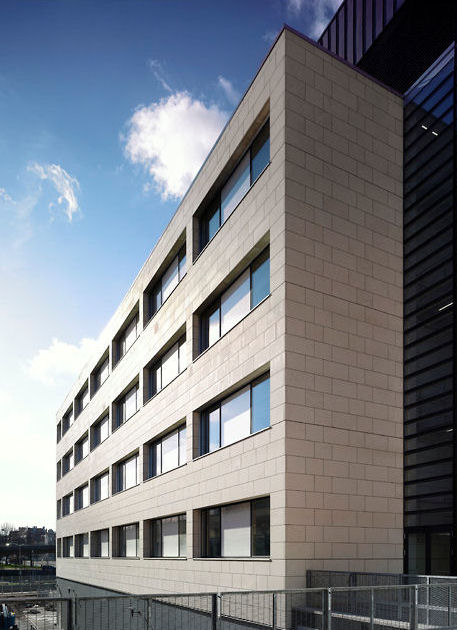
#> input picture SURF-blending/imgs/img1.jpg, 457 x 630 px
$ python main.py ../imgs/img1.jpg ../imgs/img2.jpg
#> lines starting #> are read from the running program, lines starting #| are printed output that depends on the picture
from scipy.ndimage.filters import gaussian_filter1d, gaussian_filter, maximum_filter
from scipy.ndimage.interpolation import map_coordinates
from scipy.spatial.distance import cdist
import sys, math, matplotlib.pyplot as plt, numpy as np
import time
import multiprocessing as mp
sys.path.append('/usr/local/lib/python2.7/site-packages')
import cv2

# Converts color image to gray
def rgb2gray(im):
    return 0.299 * im[...,2] + 0.587 * im[..., 1] + 0.114 * im[..., 0]

# ANMS algorithm; Suppressor of points, evenly distributes what points to pick
def anms(coords, top=400):
    l, x, y = [], 0, 0
    while x < len(coords):
        minpoint = 99999999
        xi, yi = coords[x][0], coords[x][1]
        while y < len(coords):
            xj, yj = coords[y][0], coords[y][1]
            if (xi != xj and yi != yj) and coords[x][2] < 0.9 * coords[y][2]:
                dist = distance(xi, yi, xj, yj)
                if dist < minpoint:
                    minpoint = dist
            y += 1
        l.append([xi, yi, minpoint])
        x += 1
        y = 0
    l.sort(key=lambda x: x[2])
    l = l[0:top]
    print(l)
    return l

def distance(x1, y1, x2, y2):
    return math.sqrt((x2 - x1) ** 2 + (y2 - y1) ** 2)

# Gets descriptors of an image
def extract(img, harris, radius=8):
    # Change number here to change the scale. 4 is the optimal amount
    y, x = 4 * np.mgrid[-radius:radius+1, -radius:radius+1]
    desc = np.zeros((2 * radius + 1, 2 * radius + 1, harris.shape[0]), dtype=float)
    for i in range(harris.shape[0]):
        patch = map_coordinates(img,[harris[i,1] + y, harris[i,0] + x], prefilter=False)
        desc[..., i] = (patch - patch.mean()) / patch.std()
    return desc

# Gets matches of two descriptors
def matching(d1, d2):
    h, w, n = d1.shape[0:3]
    ds = cdist((d1.reshape((w**2, n))).T, (d2.reshape((w**2, n))).T)
    bt = np.argsort(ds, 1)[:, 0]
    ratio = ds[np.r_[0:n], bt] / ds[np.r_[0:n], np.argsort(ds, 1)[:, 1]].mean()
    return np.hstack([np.argwhere(ratio < 0.5), bt[np.argwhere(ratio < 0.5)]]).astype(int)

# RANSAC algorithm to get best matching pair
def ransac(data, tolerance=0.5, max1=100, confidence=0.95):
    count, bm, bc, bi = 0, None, 0, None
    while count < max1:
        tempd, temps = np.matrix(np.copy(data)), np.copy(data)
        np.random.shuffle(temps) # Gets a random set of points based on RANSAC
        temps = np.matrix(temps)[0:4]
        homography = getHomography(temps[:,0:2], temps[:,2:])
        error = np.sqrt((np.array(np.array(homogeneous((homography * homogeneous(tempd[:,0:2].transpose())))[0:2,:]) - tempd[:,2:].transpose()) ** 2).sum(0))
        if (error < tolerance).sum() > bc:
            bm, bc, bi = homography, (error < tolerance).sum(), np.argwhere(error < tolerance)
            p = float(bc) / data.shape[0]
            max1 = math.log(1-confidence)/math.log(1-(p**4))
        count += 1
    return bm, bi

# Converts 3 x N set of points to homogenous coordinates
def homogeneous(fir):
    if fir.shape[0] == 3:
        out = np.zeros_like(fir)
        for i in range(3):
            out[i, :] = fir[i, :] / fir[2, :]
    elif fir.shape[0] == 2: out = np.vstack((fir, np.ones((1, fir.shape[1]), dtype=fir.dtype)))
    return out

# Harris edge detection
def harris(im, count=512, edge=16):
    xdir = gaussian_filter1d(gaussian_filter1d(im.astype(np.float32), 1.0, 0, 0), 1.0, 1, 1)
    ydir = gaussian_filter1d(gaussian_filter1d(im.astype(np.float32), 1.0, 1, 0), 1.0, 0, 1)
    h = (gaussian_filter(xdir ** 2, 1.5, 0) * gaussian_filter(ydir ** 2, 1.5, 0) - gaussian_filter(xdir * ydir, 1.5, 0)**2) / (gaussian_filter(xdir**2, 1.5, 0) + gaussian_filter(ydir**2, 1.5, 0) + 1e-8)
    h[:edge, :], h[-edge:, :], h[:, :edge], h[:, -edge:] = 0, 0, 0, 0
    h = h * (h == maximum_filter(h, (8, 8)))
    dirs = np.argsort(h.flatten())[::-1][:count]
    return np.vstack((dirs % im.shape[0:2][1], dirs / im.shape[0:2][1], h.flatten()[dirs])).transpose()

# Gets the homography on an image. Based on 4 point coordinate system.
def getHomography(p1, p2):
    A = np.matrix(np.zeros((p1.shape[0]*2, 8), dtype=float), dtype=float)
    # Filling out A based on equation online
    for i in range(0, A.shape[0]):
        if i % 2 == 0:
            j = int(i/2)
            A[i,0], A[i,1], A[i,2], A[i,6], A[i,7] = p1[j,0], p1[j,1], 1, -p2[j,0] * p1[j,0], -p2[j,0] * p1[j,1]
        else:
            j = int(i/2)
            A[i,3], A[i,4], A[i,5], A[i,6], A[i,7] = p1[j,0], p1[j,1], 1, -p2[j,1] * p1[j,0], -p2[j,1] * p1[j,1]

    # Creating b based on equation
    b = p2.flatten().reshape(p2.flatten().shape[1], 1).astype(float)

    # Calculating homography A * x = b
    x = np.linalg.solve(A,b) if p1.shape[0] == 4 else np.linalg.lstsq(A,b)[0]
    return np.vstack((x, np.matrix(1))).reshape((3,3))

# Gets the corners of an image
def corners(homography, files):
    c, mid = [], None
    for i in range(len(files)):
        h, w = cv2.imread(files[i]).shape[0:2]
        c.append(homogeneous(np.dot(homography[i], homogeneous(np.array([[0, w, w, 0], [0, 0, h, h]], dtype=float)))).astype(int))
        if i == len(files)/2:
            mid = c[-1]
    wl, wl2, hl, hl2 = [], [], [], []
    for i in range(len(c)):
        wl, wl2, hl, hl2 = wl + [np.min(c[i][0,:])], wl2 + [np.max(c[i][0,:])], hl + [np.min(c[i][1,:])], hl2 + [np.max(c[i][1,:])]
    return np.array([(min(wl), min(hl)), (max(wl2), max(hl2))]), mid

# Transforms image based on homography
def transformImage(im, t, o="same"):
    yy, xx = np.mgrid[o[0,1]:o[1,1], o[0,0]:o[1,0]]
    h, w = o[1,1] - o[0,1], o[1,0] - o[0,0]
    i = homogeneous(np.dot(np.linalg.inv(t), homogeneous(np.vstack((xx.flatten(), yy.flatten())))))
    xi, yi = i[0,:].reshape((h, w)), i[1,:].reshape((h, w))
    if im.ndim == 3:
        output = np.zeros((h, w, im.shape[2]), dtype=im.dtype)
        for d in range(im.shape[2]):
            output[..., d] = map_coordinates(im[..., d], [yi, xi])
    else:
        output = map_coordinates(im, [yi, xi])
    return output

# Converts a cv2 image to a numpy array
def nparr(im):
    a = np.fromstring(im.tostring(), dtype='uint8', count=im.shape[0]*im.shape[1]*im.shape[2])
    a.shape = (im.height, im.width, im.nChannels)
    return a

# Displays the feature points created
def displayPoints(im, arr):
    plt.imshow(im)
    for elem in arr:
        plt.scatter(elem[0], elem[1])
        plt.draw()
    plt.show()

# Main Code
# Getting homography of image files. Supports two for now.
print("Creating the panorama!")
start = time.time()
hh, images, midh, wl = [np.matrix(np.identity(3))], [sys.argv[1], sys.argv[2]], [], []

def load_image(path):
    return cv2.imread(path)

image_loaded = mp.Pool(processes=mp.cpu_count()).map(load_image, images)
#> in load_image, returned value is the input picture: shape (630, 457, 3); mean B, G, R 133.2, 126, 121.9
#> call 2 of load_image, with path = '../imgs/img2.jpg'
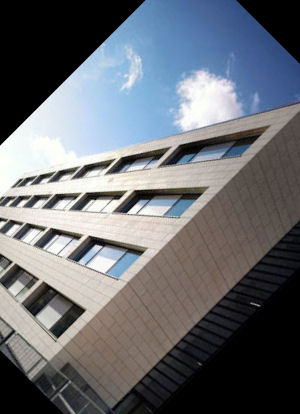
#> input picture SURF-blending/imgs/img2.jpg, 300 x 414 px
#> in load_image, returned value is the input picture: shape (414, 300, 3); mean B, G, R 114.1, 108.6, 105.3
#> image_loaded = 2 items

def compute_harris(index):
    image = rgb2gray(image_loaded[index])
    points = harris(image, count=500)
    desc = extract(image, points)
    return image, points, desc

t0 = time.time()
for i in range(len(images) - 1):

    (image1b, points1, desc1), (image2b, points2, desc2) = mp.Pool(processes=mp.cpu_count()).map(compute_harris, [i,i+1])
    # displayPoints(io.imread(images[i]), points1)
    # modified = anms(points1, top=150)
    # displayPoints(io.imread(images[i]), modified)
    matches = matching(desc1, desc2)
    h = ransac(np.matrix(np.hstack((points1[matches[:,0],0:2], points2[matches[:,1],0:2]))),0.5)
    hh.append(np.linalg.inv(h[0]))
#> this loop made 1 pass
#> pass 1, in harris, `h = (gaussian_filter(xdir ** 2, 1.5, 0) * gaussian_filter(ydir ** 2, 1..`:
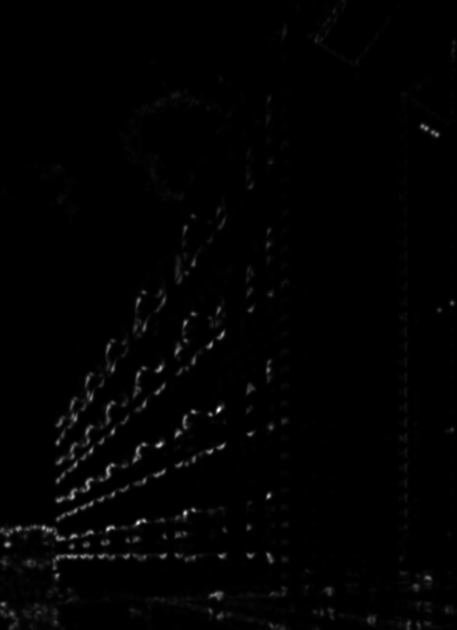
#> h: shape (630, 457) float32; min 4.05e-16, max 542.8, mean 6; drawn with min black and max white
#> after the loop, hh = [[[1, 0, 0], [0, 1, 0], [0, 0, 1]], [[21.02, -129.9, 6036.6], [11.65, -72.35, 3362.5], [0.118, -0.771, 37.02]]]
t1=time.time()
print(t1-t0)

# Getting the mid homography from the images provided
hh[1] = hh[0] * hh[1]
for i in range(len(hh)):
    midh.append(np.linalg.inv(hh[int(len(images)/2)]) * hh[i])
#> this loop made 2 passes
#> after the loop, midh = [[[13.32, -24.22, 27.95], [5.38, -10.21, 50.97], [0.0695, -0.136, 1]], [[1, -7.42e-13, 2.96e-11], [2.43e-14, 1, 3.99e-12], [-4.83e-17, 1.52e-16, 1]]]
t2=time.time()
print(t2-t1)

import pymp


# Warping the images provided to the middle image
for i in range(len(images)):
    im = image_loaded[i]
    yy, xx = np.mgrid[0:im.shape[0], 0:im.shape[1]]
    im = np.dstack((im, np.exp(-((yy - im.shape[0]/2) ** 2 + (xx - im.shape[1]/2) ** 2) / (2.0 * 100.0 ** 2)))) # 100.0 is sigma, make higher to blend seams more.
    wl.append(transformImage(im, np.array(midh[i]), corners(midh, images)[0]))
#> in corners, `h, w = cv2.imread(files[i]).shape[0:2]`: h = 630; w = 457
#> in corners, `wl, wl2, hl, hl2 = [], [], [], []`: wl = []
#> in transformImage, `yy, xx = np.mgrid[o[0,1]:o[1,1], o[0,0]:o[1,0]]`:
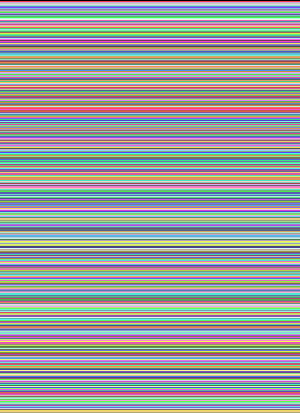
#> yy: shape (413, 300) int64; 413 distinct labels, from 0 to 412; one colour per label, 0 black
#> in transformImage, `output = np.zeros((h, w, im.shape[2]), dtype=im.dtype)`: output: shape (413, 300, 4) float64; every value is 0
#> after the loop in transformImage, `for d in range(im.shape[2]):`:
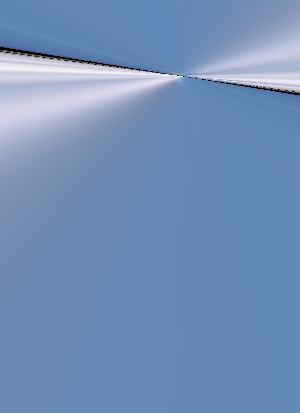
#> output: shape (413, 300, 4) float64; mean B, G, R, A 181.1, 140.6, 111.2, 0.1; drawn with min black and max white

print(wl[0].shape)
#| (413, 300, 4)
t3=time.time()
print(t3-t2)
# Combining all of the images
t, b = np.zeros(wl[0].shape, dtype=float), np.zeros(wl[0].shape, dtype=float)
b[:,:,3] = 1.0
for i in range(len(wl)):
    t[:,:,0], t[:,:,1], t[:,:,2], t[:,:,3] = t[:,:,0] + wl[i][:,:,3] * wl[i][:,:,0], t[:,:,1] + wl[i][:,:,3] * wl[i][:,:,1], t[:,:,2] + wl[i][:,:,3] * wl[i][:,:,2], t[:,:,3] + wl[i][:,:,3]
    b[:,:,0], b[:,:,1], b[:,:,2] = b[:,:,0] + wl[i][:,:,3], b[:,:,1] + wl[i][:,:,3], b[:,:,2] + wl[i][:,:,3]
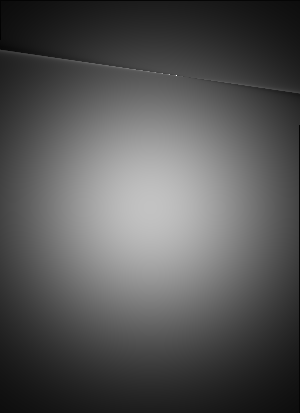
#> b: shape (413, 300, 4) float64; mean of channels 0, 1, 2, 3 0.494, 0.494, 0.494, 1; drawn with min black and max white
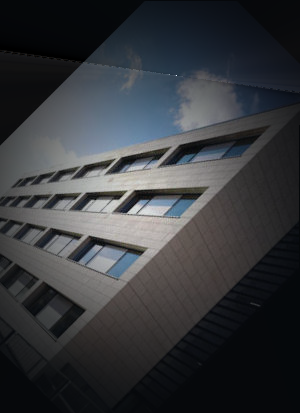
#> t: shape (413, 300, 4) float64; mean of channels 0, 1, 2, 3 71.7, 67.5, 64.8, 0.5; drawn with min black and max white
b[b == 0] = 1

t4=time.time()
print(t4-t3)
print('Time: ', time.time() - start)
# We are done! Saving!
cv2.imwrite("image_processed.jpg", t / b)
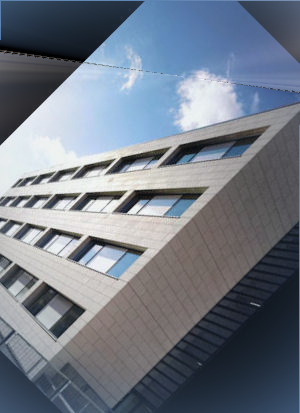
#> saved as image_processed.jpg: shape (413, 300, 4); mean B, G, R, A 133.5, 121.4, 113.1, 0.4
print("Finished making the panorama, check your source folder!")
